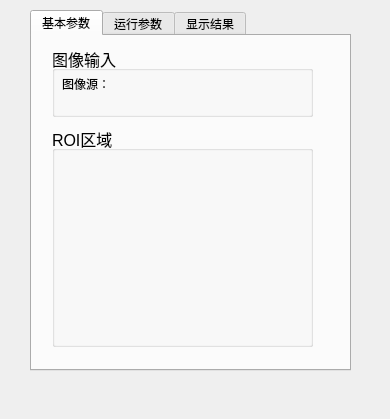
<?xml version="1.0" encoding="UTF-8"?>
<ui version="4.0">
 <class>LineParamsDialog</class>
 <widget class="QWidget" name="LineParamsDialog">
  <property name="geometry">
   <rect>
    <x>0</x>
    <y>0</y>
    <width>390</width>
    <height>419</height>
   </rect>
  </property>
  <property name="windowTitle">
   <string>Form</string>
  </property>
  <widget class="QTabWidget" name="tabWidget">
   <property name="geometry">
    <rect>
     <x>30</x>
     <y>10</y>
     <width>321</width>
     <height>361</height>
    </rect>
   </property>
   <property name="currentIndex">
    <number>0</number>
   </property>
   <widget class="QWidget" name="tab">
    <attribute name="title">
     <string>基本参数</string>
    </attribute>
    <widget class="QGroupBox" name="groupBox">
     <property name="geometry">
      <rect>
       <x>20</x>
       <y>10</y>
       <width>261</width>
       <height>71</height>
      </rect>
     </property>
     <property name="font">
      <font>
       <pointsize>12</pointsize>
      </font>
     </property>
     <property name="title">
      <string>图像输入</string>
     </property>
     <widget class="QLabel" name="label">
      <property name="geometry">
       <rect>
        <x>10</x>
        <y>30</y>
        <width>54</width>
        <height>16</height>
       </rect>
      </property>
      <property name="font">
       <font>
        <pointsize>9</pointsize>
       </font>
      </property>
      <property name="text">
       <string>图像源：</string>
      </property>
     </widget>
    </widget>
    <widget class="QGroupBox" name="groupBox_2">
     <property name="geometry">
      <rect>
       <x>20</x>
       <y>90</y>
       <width>261</width>
       <height>221</height>
      </rect>
     </property>
     <property name="font">
      <font>
       <pointsize>12</pointsize>
      </font>
     </property>
     <property name="title">
      <string>ROI区域</string>
     </property>
    </widget>
   </widget>
   <widget class="QWidget" name="tab_2">
    <attribute name="title">
     <string>运行参数</string>
    </attribute>
   </widget>
   <widget class="QWidget" name="tab_3">
    <attribute name="title">
     <string>显示结果</string>
    </attribute>
   </widget>
  </widget>
 </widget>
 <resources/>
 <connections/>
</ui>
